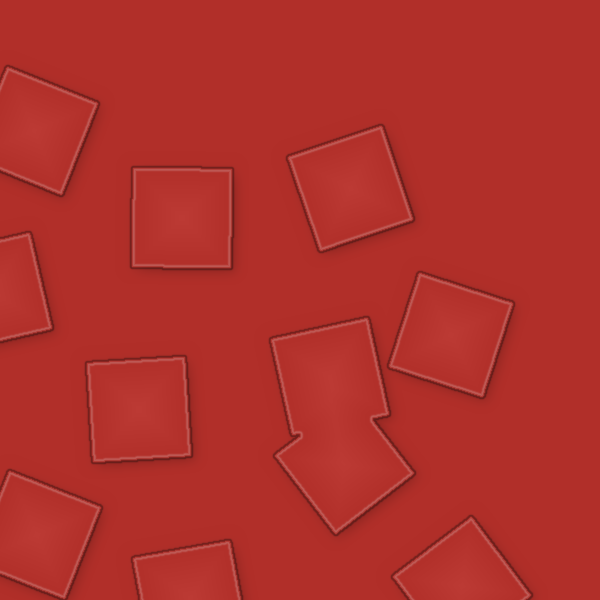
#> input picture last.png, 600 x 600 px
$ python -i make_train.py   (imports and definitions only)   (older library calls are emulated)
#> lines starting #> are read from the running program, lines starting #| are printed output that depends on the picture; after the words box and inside, x2 and y2 are one past the last pixel; in counts of white or black regions, pixels touching at a corner belong together
from pathlib import Path
from dataclasses import dataclass
import random
import re

import cv2
import matplotlib.pyplot as plt
import numpy as np
from PIL import Image, ImageFilter
from alchemy import *


SCALE_PATTERN = re.compile(r"scale_(\d+)_")
LENS_SHAPE_KINDS = ("circle", "rectangle", "triangle", "star")
LENS_RADIUS_RATIO = 0.092
RECTANGLE_SIZE_MULTIPLIER = float(np.sqrt(np.pi))
STAR_INNER_RADIUS_MULTIPLIER = 0.55
MOVING_SHAPE_ROTATION_PERIOD_FRAMES = 45
MOVING_SHAPE_FADE_SECONDS = 2.0
LENS_RIM_REFRACTION = 0.0
LENS_OUTER_LINE_DARKNESS = 0.40
MOVING_SHAPE_MIN_CONTROL_POINT_DISTANCE = 50.0
MOVING_SHAPE_MAX_CONTROL_POINT_DISTANCE = 300.0
LensShape = dict[str, float | int | str]
Point = tuple[float, float]


@dataclass(frozen=True)
class DistortionEffect:
    period_x: float = 200.0
    period_y: float = 300.0
    orbit_radius: float = 100.0
    orbit_speed: float = 1.2
    outer_line_darkness: float = LENS_OUTER_LINE_DARKNESS
    inner_line_brightness: float = 0.24
    outer_line_offset: float = 1.6
    inner_line_offset: float = 2.2
    outer_line_softness: float = 0.85
    inner_line_softness: float = 0.95
    add_moving_shape: bool = True
    moving_shape_radius: float | None = None
    moving_shape_control_points: int | None = None
    moving_shape_min_control_point_distance: float = MOVING_SHAPE_MIN_CONTROL_POINT_DISTANCE
    moving_shape_max_control_point_distance: float = MOVING_SHAPE_MAX_CONTROL_POINT_DISTANCE


# [108 lines left out: functions make_base_image, make_distorted_background, not called in this run]


def get_shape_anchors(
    source_w: int,
    source_h: int,
    count: int = 8,
    min_gap: float = 0.08,
    max_attempts: int = 1000,
    rng: random.Random | None = None,
) -> list[tuple[float, float, float]]:
    rng = rng or random
    size = min(source_w, source_h)
    anchors: list[tuple[float, float, float]] = []
    attempts = 0
    while len(anchors) < count and attempts < max_attempts:
        attempts += 1
        radius = LENS_RADIUS_RATIO * size
        center_x = rng.uniform(radius, source_w - radius)
        center_y = rng.uniform(radius, source_h - radius)
        if any(
            np.hypot(center_x - x, center_y - y) < radius + other_radius + min_gap * size
            for x, y, other_radius in anchors
        ):
            continue
        anchors.append((center_x, center_y, radius))
    return anchors


def get_shapes(
    source_w: int,
    source_h: int,
    count: int = 8,
    rng: random.Random | None = None,
) -> list[LensShape]:
    rng = rng or random
    shapes: list[LensShape] = []
    kind = rng.choice(LENS_SHAPE_KINDS)
    for x, y, radius in get_shape_anchors(source_w, source_h, count=count, rng=rng):
        rotation = rng.uniform(0.0, 2.0 * np.pi)
        shape: LensShape = {"kind": kind, "x": x, "y": y, "radius": radius}
        if kind == "rectangle":
            shape["width"] = radius * RECTANGLE_SIZE_MULTIPLIER
            shape["height"] = radius * RECTANGLE_SIZE_MULTIPLIER
            shape["rotation"] = rotation
        elif kind == "triangle":
            shape["rotation"] = rotation
        elif kind == "star":
            shape["inner_radius"] = radius * STAR_INNER_RADIUS_MULTIPLIER
            shape["points"] = 5
            shape["rotation"] = rotation
        shapes.append(shape)
    return shapes


# [16 lines left out: function regular_polygon_points, not called in this run]


def star_points(
    center_x: float,
    center_y: float,
    outer_radius: float,
    inner_radius: float | None = None,
    n_points: int = 5,
    rotation: float = -np.pi / 2,
) -> np.ndarray:
    inner_radius = inner_radius or outer_radius * 0.48
    angles = rotation + np.linspace(0, 2 * np.pi, n_points * 2, endpoint=False)
    radii = np.where(np.arange(n_points * 2) % 2 == 0, outer_radius, inner_radius)
    points = np.stack(
        [
            center_x + radii * np.cos(angles),
            center_y + radii * np.sin(angles),
        ],
        axis=1,
    )
    return np.round(points).astype(np.int32)


# [135 lines left out: functions catmull_rom_point, catmull_rom_path, make_moving_shape_path, make_shape_at_position, add_shape_rotation, add_shape_fill and 1 more, not called in this run]


def draw_lens_shape(mask: np.ndarray, shape: LensShape) -> None:
    kind = str(shape.get("kind", "circle")).lower()
    center_x = float(shape.get("x", 0.0))
    center_y = float(shape.get("y", 0.0))
    radius = float(shape.get("radius", shape.get("size", 0.0)))

    if kind == "circle":
        cv2.circle(mask, (round(center_x), round(center_y)), round(radius), 255, -1, lineType=cv2.LINE_AA)
    elif kind in {"rectangle", "rect", "square"}:
        width = float(shape.get("width", radius * 2.0))
        height = float(shape.get("height", width if kind == "square" else radius * 2.0))
        rotation = float(shape.get("rotation", 0.0))
        half_width = width * 0.5
        half_height = height * 0.5
        corners = np.array(
            [
                [-half_width, -half_height],
                [half_width, -half_height],
                [half_width, half_height],
                [-half_width, half_height],
            ],
            dtype=np.float32,
        )
        cos_r = np.cos(rotation)
        sin_r = np.sin(rotation)
        rot = np.array([[cos_r, -sin_r], [sin_r, cos_r]], dtype=np.float32)
        points = corners @ rot.T + np.array([center_x, center_y], dtype=np.float32)
        cv2.fillPoly(mask, [np.round(points).astype(np.int32)], 255, lineType=cv2.LINE_AA)
    elif kind == "triangle":
        points = regular_polygon_points(
            center_x,
            center_y,
            radius,
            3,
            rotation=float(shape.get("rotation", -np.pi / 2)),
        )
        cv2.fillPoly(mask, [points], 255, lineType=cv2.LINE_AA)
    elif kind == "star":
        points = star_points(
            center_x,
            center_y,
            radius,
            inner_radius=float(shape.get("inner_radius", radius * 0.48)),
            n_points=int(shape.get("points", 5)),
            rotation=float(shape.get("rotation", -np.pi / 2)),
        )
        cv2.fillPoly(mask, [points], 255, lineType=cv2.LINE_AA)
    else:
        raise ValueError(f"Unsupported lens shape kind: {kind}")


def make_lens_mask(
    out_w: int,
    out_h: int,
    shapes: list[LensShape],
    crop_left: int = 0,
    crop_top: int = 0,
) -> np.ndarray:
    mask = np.zeros((out_h, out_w), dtype=np.uint8)
    for shape in shapes:
        shifted = dict(shape)
        shifted["x"] = float(shifted.get("x", 0.0)) - crop_left
        shifted["y"] = float(shifted.get("y", 0.0)) - crop_top
        draw_lens_shape(mask, shifted)
    return mask


def apply_shape_fills(
    frame: np.ndarray,
    shapes: list[LensShape],
    crop_left: int = 0,
    crop_top: int = 0,
) -> np.ndarray:
    out = frame.astype(np.float32)
    h, w = frame.shape[:2]
    for shape in shapes:
        alpha = float(shape.get("fill_alpha", 0.0))
        if alpha <= 0.0:
            continue

        shifted = dict(shape)
        shifted["x"] = float(shifted.get("x", 0.0)) - crop_left
        shifted["y"] = float(shifted.get("y", 0.0)) - crop_top
        mask = np.zeros((h, w), dtype=np.uint8)
        draw_lens_shape(mask, shifted)

        alpha_mask = (mask.astype(np.float32) / 255.0) * np.clip(alpha, 0.0, 1.0)
        color = np.array(
            [
                float(shape.get("fill_r", 255.0)),
                float(shape.get("fill_g", 255.0)),
                float(shape.get("fill_b", 255.0)),
            ],
            dtype=np.float32,
        )
        out = out * (1.0 - alpha_mask[..., None]) + color * alpha_mask[..., None]

    return np.clip(out, 0, 255).astype(np.uint8)


def _smoothstep(edge0: float, edge1: float, x: np.ndarray) -> np.ndarray:
    t = np.clip((x - edge0) / (edge1 - edge0 + 1e-6), 0.0, 1.0)
    return t * t * (3.0 - 2.0 * t)


def apply_lens_mask(
    frame: np.ndarray,
    mask: np.ndarray,
    rim_width: float = 12.0,
    outer_shadow_width: float = 18.0,
    magnification: float = 1.07,
    rim_refraction: float = LENS_RIM_REFRACTION,
    effect: DistortionEffect | None = None,
) -> np.ndarray:
    effect = effect or DistortionEffect()
    if mask.ndim == 3:
        mask = cv2.cvtColor(mask, cv2.COLOR_BGR2GRAY)

    img = frame.astype(np.float32) / 255.0
    bin_mask = (mask > 127).astype(np.uint8)
    bin_mask = cv2.morphologyEx(bin_mask, cv2.MORPH_CLOSE, np.ones((3, 3), np.uint8))

    if cv2.countNonZero(bin_mask) == 0:
        return frame

    out = img.copy()
    h, w = bin_mask.shape

    num_labels, labels, stats, centroids = cv2.connectedComponentsWithStats(
        bin_mask,
        connectivity=8,
    )

    for i in range(1, num_labels):
        area = stats[i, cv2.CC_STAT_AREA]
        if area < 20:
            continue

        x = stats[i, cv2.CC_STAT_LEFT]
        y = stats[i, cv2.CC_STAT_TOP]
        ww = stats[i, cv2.CC_STAT_WIDTH]
        hh = stats[i, cv2.CC_STAT_HEIGHT]
        pad = int(max(rim_width * 2, outer_shadow_width * 2, rim_refraction * 2, 8))

        x0 = max(0, x - pad)
        y0 = max(0, y - pad)
        x1 = min(w, x + ww + pad)
        y1 = min(h, y + hh + pad)

        comp = (labels[y0:y1, x0:x1] == i).astype(np.uint8)
        if comp.sum() == 0:
            continue

        roi_out = out[y0:y1, x0:x1]
        inside_dist = cv2.distanceTransform(comp, cv2.DIST_L2, 5)
        outside_dist = cv2.distanceTransform(1 - comp, cv2.DIST_L2, 5)
        max_inside = float(inside_dist.max())
        if max_inside < 1e-6:
            continue

        alpha = cv2.GaussianBlur(comp.astype(np.float32), (0, 0), 1.0)
        alpha = np.clip(alpha, 0.0, 1.0)

        yy, xx = np.mgrid[y0:y1, x0:x1].astype(np.float32)
        cx, cy = centroids[i].astype(np.float32)
        dx = xx - cx
        dy = yy - cy

        gx = cv2.Sobel(inside_dist, cv2.CV_32F, 1, 0, ksize=3)
        gy = cv2.Sobel(inside_dist, cv2.CV_32F, 0, 1, ksize=3)
        gnorm = np.sqrt(gx * gx + gy * gy) + 1e-6
        nx = gx / gnorm
        ny = gy / gnorm

        t = np.clip(inside_dist / max_inside, 0.0, 1.0)
        local_mag = 1.0 + (magnification - 1.0) * (t**0.75)
        src_x = cx + dx / local_mag
        src_y = cy + dy / local_mag

        rim_zone = 1.0 - np.clip(inside_dist / max(rim_width, 1e-6), 0.0, 1.0)
        rim_zone = _smoothstep(0.0, 1.0, rim_zone)
        src_x += nx * rim_refraction * rim_zone
        src_y += ny * rim_refraction * rim_zone

        refracted = cv2.remap(
            img,
            src_x.astype(np.float32),
            src_y.astype(np.float32),
            interpolation=cv2.INTER_LINEAR,
            borderMode=cv2.BORDER_REFLECT_101,
        )

        roi_out[:] = roi_out * (1.0 - alpha[..., None]) + refracted * alpha[..., None]
        roi_out[:] += (0.045 * t * alpha)[..., None]

        shadow = cv2.GaussianBlur(
            comp.astype(np.float32),
            (0, 0),
            sigmaX=max(1.0, outer_shadow_width * 0.45),
            sigmaY=max(1.0, outer_shadow_width * 0.45),
        )
        shift_x = int(0.35 * outer_shadow_width)
        shift_y = int(0.35 * outer_shadow_width)
        shadow = np.roll(shadow, shift=(shift_y, shift_x), axis=(0, 1))
        if shift_y > 0:
            shadow[:shift_y, :] = 0
        if shift_x > 0:
            shadow[:, :shift_x] = 0

        outer_band = np.clip(1.0 - outside_dist / max(outer_shadow_width, 1e-6), 0.0, 1.0)
        shadow *= outer_band
        shadow *= 1.0 - alpha
        roi_out[:] *= 1.0 - 0.22 * shadow[..., None]

        sdf = inside_dist - outside_dist
        outer_dark_line = np.exp(
            -((sdf + effect.outer_line_offset) ** 2)
            / (2.0 * effect.outer_line_softness * effect.outer_line_softness + 1e-6)
        )
        inner_bright_line = np.exp(
            -((sdf - effect.inner_line_offset) ** 2)
            / (2.0 * effect.inner_line_softness * effect.inner_line_softness + 1e-6)
        )
        outer_ring_alpha = np.clip(effect.outer_line_darkness * outer_dark_line * (1.0 - alpha), 0.0, 1.0)
        inner_ring_alpha = np.clip(effect.inner_line_brightness * inner_bright_line * alpha, 0.0, 1.0)

        dark_color = np.array([0.035, 0.035, 0.035], dtype=np.float32)
        bright_color = np.array([0.92, 0.92, 0.92], dtype=np.float32)

        roi_out[:] = roi_out * (1.0 - outer_ring_alpha[..., None]) + dark_color * outer_ring_alpha[..., None]
        roi_out[:] = roi_out * (1.0 - inner_ring_alpha[..., None]) + bright_color * inner_ring_alpha[..., None]

        out[y0:y1, x0:x1] = np.clip(roi_out, 0.0, 1.0)

    return (np.clip(out, 0.0, 1.0) * 255.0).astype(np.uint8)


def apply_lens_shapes(
    image: Image.Image,
    shapes: list[LensShape] | None = None,
    crop_left: int = 0,
    crop_top: int = 0,
    source_size: tuple[int, int] | None = None,
    effect: DistortionEffect | None = None,
) -> Image.Image:
    effect = effect or DistortionEffect()
    frame = np.asarray(image.convert("RGB")).copy()
    out_h, out_w = frame.shape[:2]

    if shapes is None:
        source_w, source_h = source_size or (out_w, out_h)
        shapes = get_shapes(source_w, source_h)

    effect_margin = 80
    padded_frame = cv2.copyMakeBorder(
        frame,
        effect_margin,
        effect_margin,
        effect_margin,
        effect_margin,
        borderType=cv2.BORDER_REFLECT_101,
    )
    padded_frame = apply_shape_fills(
        padded_frame,
        shapes,
        crop_left=crop_left - effect_margin,
        crop_top=crop_top - effect_margin,
    )
    padded_h, padded_w = padded_frame.shape[:2]
    mask = make_lens_mask(
        padded_w,
        padded_h,
        shapes,
        crop_left=crop_left - effect_margin,
        crop_top=crop_top - effect_margin,
    )
    padded_frame = apply_lens_mask(
        padded_frame,
        mask,
        effect=effect,
    )
    frame = padded_frame[
        effect_margin : effect_margin + out_h,
        effect_margin : effect_margin + out_w,
    ]
    return Image.fromarray(frame, mode="RGB")


# [124 lines left out: functions make_target, play_image_list, not called in this run]


# [7 lines not run here, left out]

>>> from PIL import Image
>>> picture = Image.open('last.png')
#> picture is the input picture: PIL image 600x600 RGB; mean R, G, B 176.1, 48.2, 42.3
>>> result = apply_lens_shapes(picture)
#> in apply_lens_mask, `bin_mask = (mask > 127).astype(np.uint8)`: bin_mask: shape (760, 760); values 0 (black) and 1 (white), 7.1% white; 8 white regions, largest, box (x1, y1, x2, y2) and area: (203, 531, 308, 636) 5178, (131, 160, 237, 263) 5172, (217, 333, 318, 439) 5157
#> in apply_lens_mask, `bin_mask = cv2.morphologyEx(bin_mask, cv2.MORPH_CLOSE, np.ones((3, 3),..`: bin_mask: shape (760, 760); values 0 (black) and 1 (white), 7.1% white; 8 white regions, largest, box (x1, y1, x2, y2) and area: (203, 531, 308, 636) 5182, (131, 160, 237, 263) 5175, (217, 333, 318, 439) 5158
#> in apply_lens_mask, `num_labels, labels, stats, centroids = cv2.connectedComponentsWithStat..`:
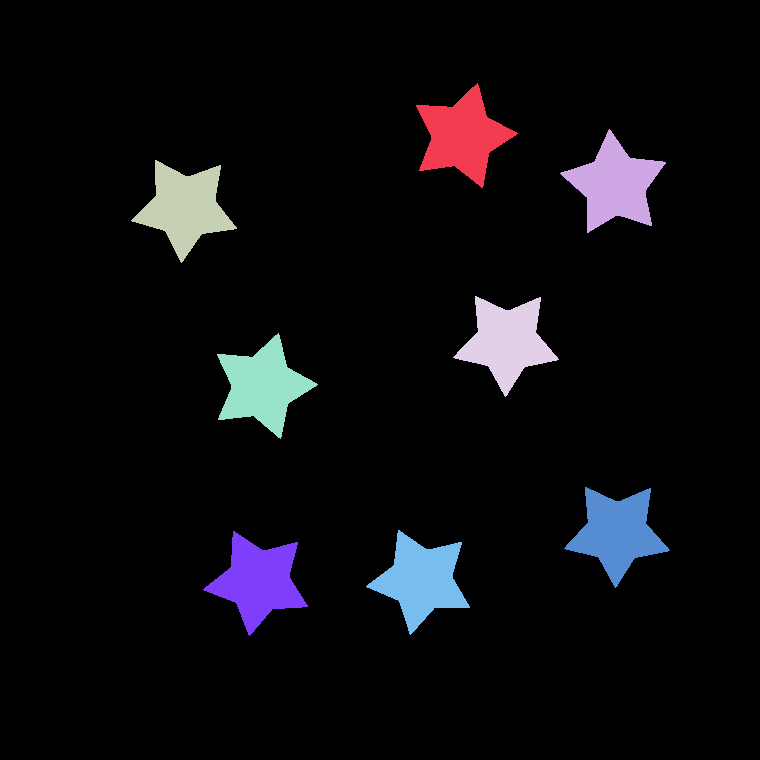
#> labels: shape (760, 760) int32; 9 distinct labels, from 0 to 8; one colour per label, 0 black
#> in apply_lens_mask, `num_labels, labels, stats, centroids = cv2.connectedComponentsWithStat..`: num_labels = 9; stats = [[0, 0, 760, 760, 536413], [416, 83, 102, 105, 5149], [560, 129, 106, 104, 5126], [131, 160, 106, 103, 5175], [453, 296, 106, 101, 5126], [217, 333, 101, 106, 5158], [564, 487, 106, 101, 5126], [203, 531, 105, 105, 5182], [366, 530, 104, 105, 5145]]; centroids = [[376.8, 380.4], [462.1, 135.7], [614.4, 184], [184.6, 207], [506.3, 341.1], [262.1, 385.8], [616.6, 532.1], [257.9, 580.8], [420.9, 579.6]]
#> the loop in apply_lens_mask, `for i in range(1, num_labels):` made 8 passes
#> (area, x, y, ww, hh, x0, y0, x1) on passes 1 to 8: (5149, 416, 83, 102, 105, 380, 47, 554), (5126, 560, 129, 106, 104, 524, 93, 702), (5175, 131, 160, 106, 103, 95, 124, 273), (5126, 453, 296, 106, 101, 417, 260, 595), (5158, 217, 333, 101, 106, 181, 297, 354), (5126, 564, 487, 106, 101, 528, 451, 706), (5182, 203, 531, 105, 105, 167, 495, 344), (5145, 366, 530, 104, 105, 330, 494, 506)
#> pass 1, in apply_lens_mask, `comp = (labels[y0:y1, x0:x1] == i).astype(np.uint8)`:
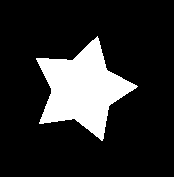
#> comp: shape (177, 174); values 0 (black) and 1 (white), 16.7% white; 1 white region, box (x1, y1, x2, y2) and area: (36, 36, 138, 141) 5149
#> pass 1, in apply_lens_mask, `outside_dist = cv2.distanceTransform(1 - comp, cv2.DIST_L2, 5)`:
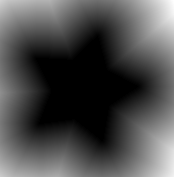
#> outside_dist: shape (177, 174) float32; min 0, max 82.69, mean 25; drawn with min black and max white
#> after the loop in apply_lens_mask, `for i in range(1, num_labels):`: comp: shape (177, 176); values 0 (black) and 1 (white), 16.5% white; 1 white region, box (x1, y1, x2, y2) and area: (36, 36, 140, 141) 5145
#> after the loop in apply_lens_mask, `for i in range(1, num_labels):`:
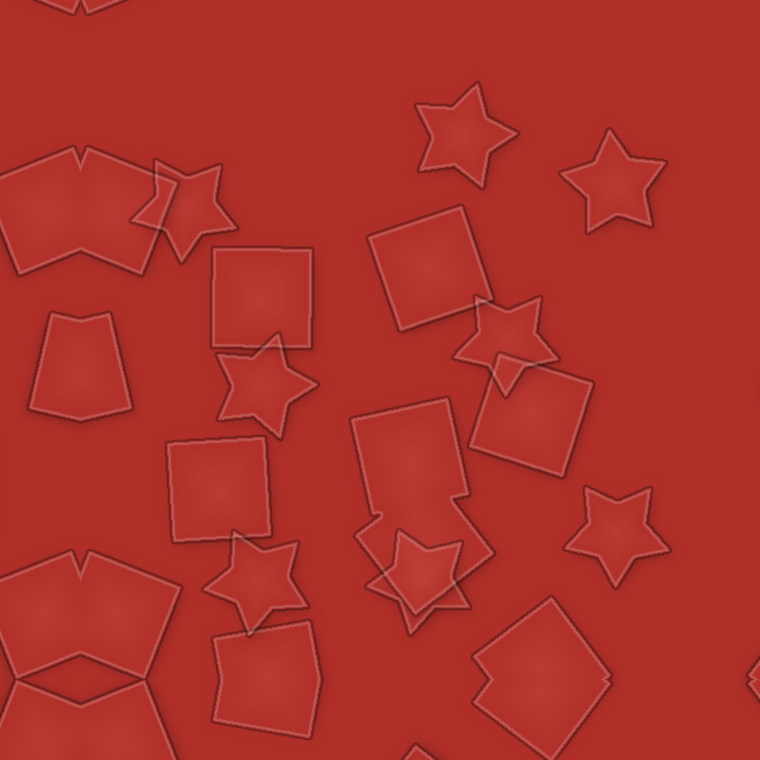
#> out: shape (760, 760, 3) float32; mean R, G, B 0.687, 0.191, 0.168
#> after the loop in apply_lens_mask, `for i in range(1, num_labels):`:
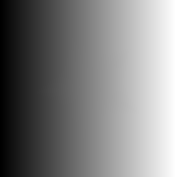
#> src_x: shape (177, 176) float32; min 330, max 505, mean 417.5; drawn with min black and max white
#> after the loop in apply_lens_mask, `for i in range(1, num_labels):`:
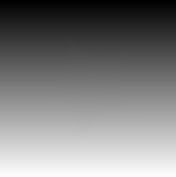
#> src_y: shape (177, 176) float32; min 494, max 670, mean 582; drawn with min black and max white
#> in apply_lens_shapes, `frame = padded_frame[ effect_margin : effect_margin + out_h, effect_ma..`:
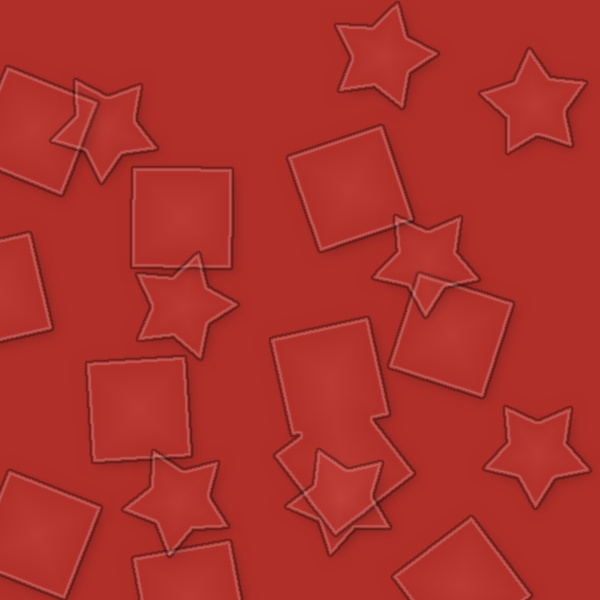
#> frame: shape (600, 600, 3); mean R, G, B 175, 48.8, 43
